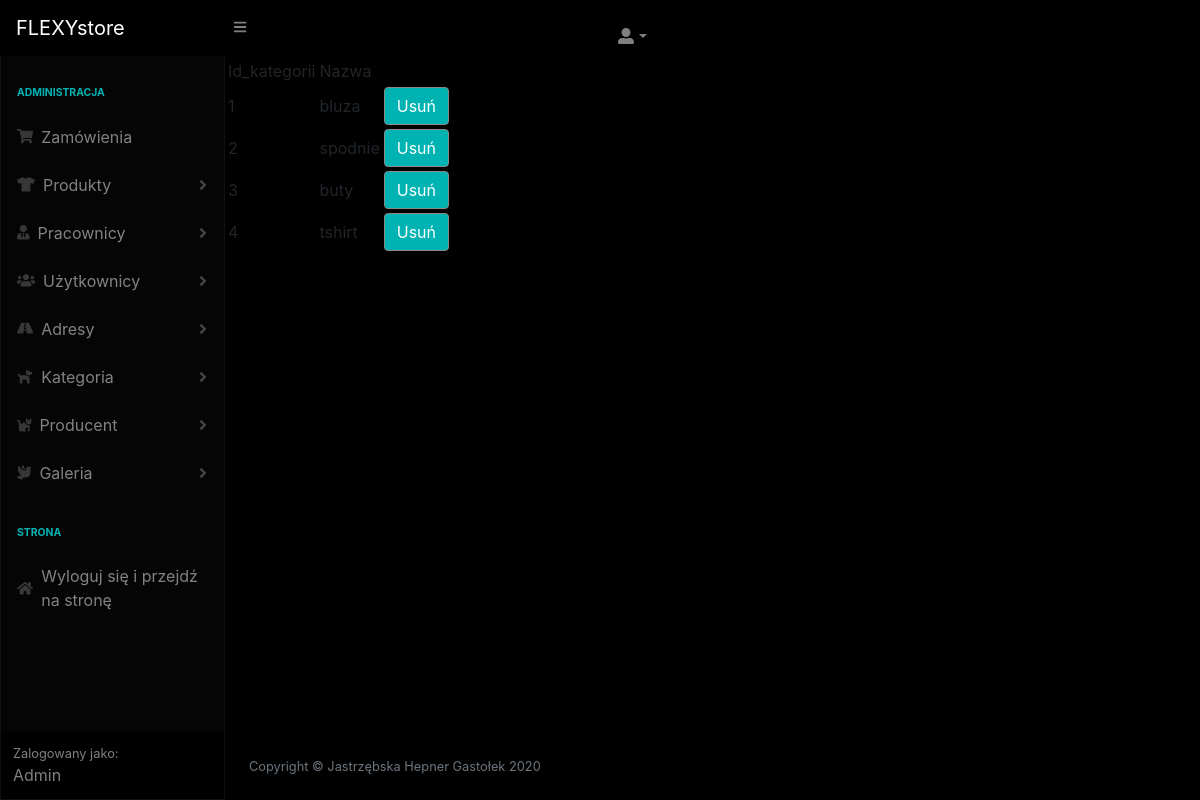
Before: /STORE/adminpanel/minuskategoria.php (signed in) with the older database file.
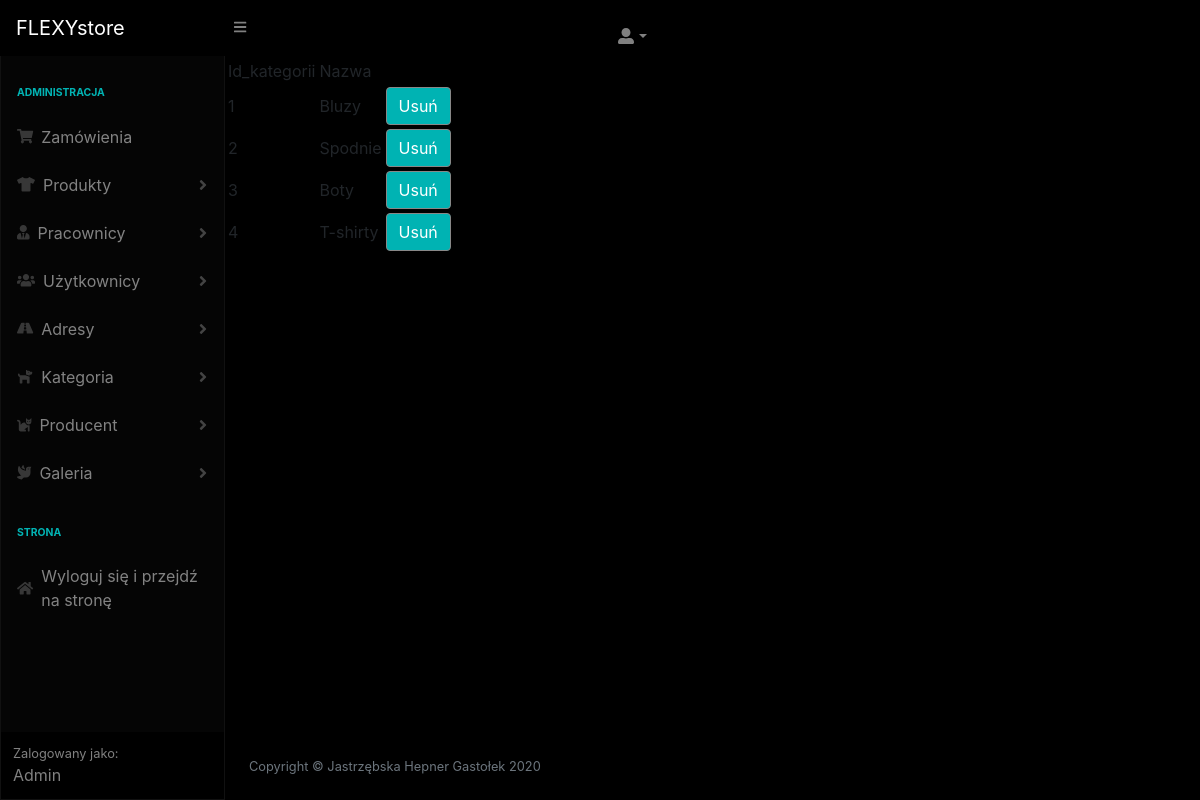
After: the same page with the newer database file.
### tables this page shows
CREATE TABLE `kategoria` (
  `id_kategoria` int NOT NULL primary key auto_increment,
  `nazwa` varchar(45) NOT NULL
);

### STORE/adminpanel/minuskategoria.php (the view, shortened to what the changed rows need)
<!DOCTYPE html>
<html lang="en">
    <head>
        <link href="../css/styles.css" rel="stylesheet" />
        <link href="https://cdn.datatables.net/1.10.20/css/dataTables.bootstrap4.min.css" rel="stylesheet" />
    </head>
    <body class="sb-nav-fixed">
    <?php
        require "connect.php";
?>
                <div id="layoutSidenav">
            <div id="layoutSidenav_content">
                            <main>
	<table>
	<tr>
<?php
	$query='SELECT id_kategoria, nazwa from kategoria';
	$st=$pdo->query($query);
        if($st == true){
            while($row=$st->fetch()){
				echo "<tr>";
                echo "<td>".$row["id_kategoria"]."</td>";
                echo "<td>".$row["nazwa"]."</td>";
				echo "<td>".'<form action="usunkategoria.php" method="post" class="form">
				<input type="hidden" name="execute" value="'. $row['id_kategoria'] .'">
				<input type="submit" value="Usuń" class="btn btn-primary">
				</form>'."</td>";
                echo "</tr>";
            }
        }
    	?>
	</table>
                            </main>
            </div>
        </div>
    </body>
</html>

Changed rows visible on the page:
changed kategoria id 1: nazwa "bluza" → "Bluzy"
changed kategoria id 2: nazwa "spodnie" → "Spodnie"
changed kategoria id 3: nazwa "buty" → "Boty"
changed kategoria id 4: nazwa "tshirt" → "T-shirty"
